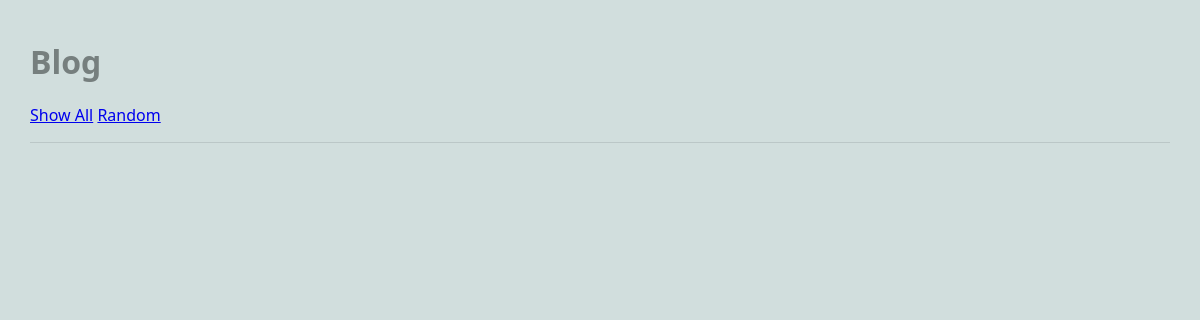
/blog/show_all, run on an earlier commit of the app's database.
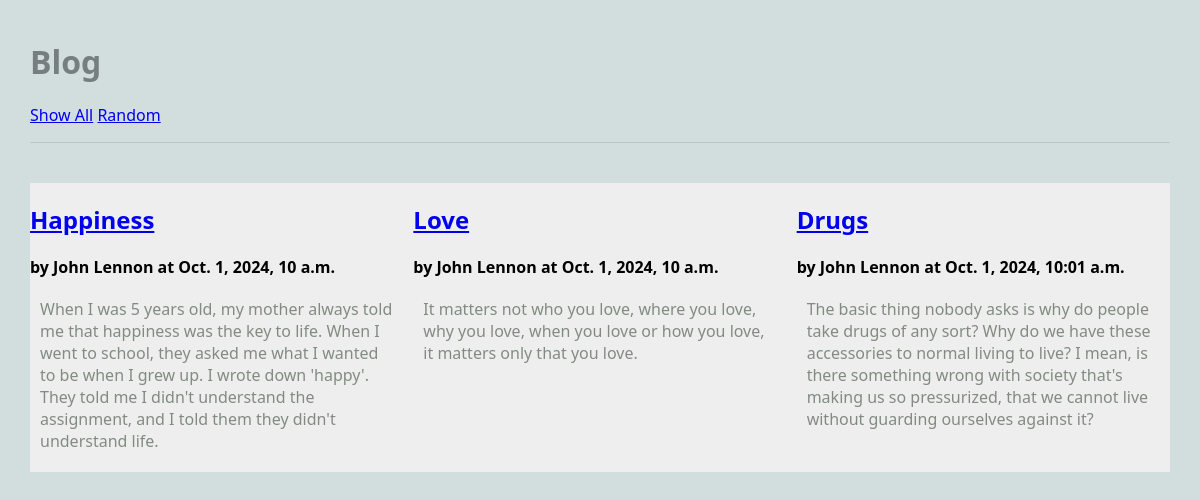
And on a later commit of the database.
### blog/models.py (models this page shows, shortened)
class Article(models.Model):
    title = models.TextField(blank=False)
    author = models.TextField(blank=False)
    text = models.TextField(blank=False)
    published = models.DateTimeField(auto_now=True)
    image_url = models.URLField(blank=True) ## new

### blog/views.py (the view)
# urls.py: path('show_all', ShowAllView.as_view(), name='show_all'),
class ShowAllView(ListView):
    model = Article
    template_name = 'blog/show_all.html'
    context_object_name = 'articles'

### blog/templates/blog/show_all.html (shortened to what this page needs)
{% extends 'blog/base.html' %}
{% block content %}
<main class="grid-container">
    {% for a in articles %}
    <article>
        <div>
        <h2><a href="{% url 'article' a.pk %}">{{a.title}}</a></h2>
        <strong>by {{a.author}} at {{a.published}}</strong>
        <p>
        {{a.text}}
        </p>
        </div>
    </article>
    {% endfor %}
</main>
{% endblock %}

### blog/templates/blog/base.html (shortened to what this page needs)
{% load static %}
<html>
    <head>
        <link rel="stylesheet" href="{% static 'styles-blog.css' %}">
    </head>
    <body>
        <header>
            <h1>Blog</h1>
            <nav>
                <ul>
                    <li><a href="{% url 'show_all' %}">Show All</a></li>
                    <li><a href="{% url 'random' %}">Random</a></li>
                </ul>
            </nav>
        </header>
    {% block content %}
    {% endblock %}
    </body>
</html>

### static/styles-blog.css (style rules this page uses)
body { margin: 30px; background: #d1dedd; font-family:'Segoe UI', Tahoma, Geneva, Verdana, sans-serif; }
ul, li { padding: 0px; list-style-type: none; }
h1, h2, h3 { color: #767f7e; }
p { color: #828b82; }
header { max-width: 1200px; margin: 40px auto; border-bottom: 1px solid #bbc7c7; }
.grid-container { background: #eee; max-width: 900px; display: grid; grid-template-columns: repeat(3, 1fr); grid-gap: 10px; max-width: 1200px; margin: 20px auto; }
article p, article h3 { margin: 20px 10px; }
nav li { display: inline; }

What changed in the data, as far as the page shows it:
added Article: title "Happiness", author "John Lennon", published "Oct. 1, 2024, 10 a.m.", text "When I was 5 years old, my mother always told me that happiness was the key to life. When I went to school, they asked me what I wanted to be when I grew up. I wrote down 'happy'. They told me I didn't understand the assignment, and I told them they didn't understand life."
added Article: title "Love", author "John Lennon", published "Oct. 1, 2024, 10 a.m.", text "It matters not who you love, where you love, why you love, when you love or how you love, it matters only that you love."
added Article: title "Drugs", author "John Lennon", published "Oct. 1, 2024, 10:01 a.m.", text "The basic thing nobody asks is why do people take drugs of any sort? Why do we have these accessories to normal living to live? I mean, is there something wrong with society that's making us so pressurized, that we cannot live without guarding ourselves against it?"
